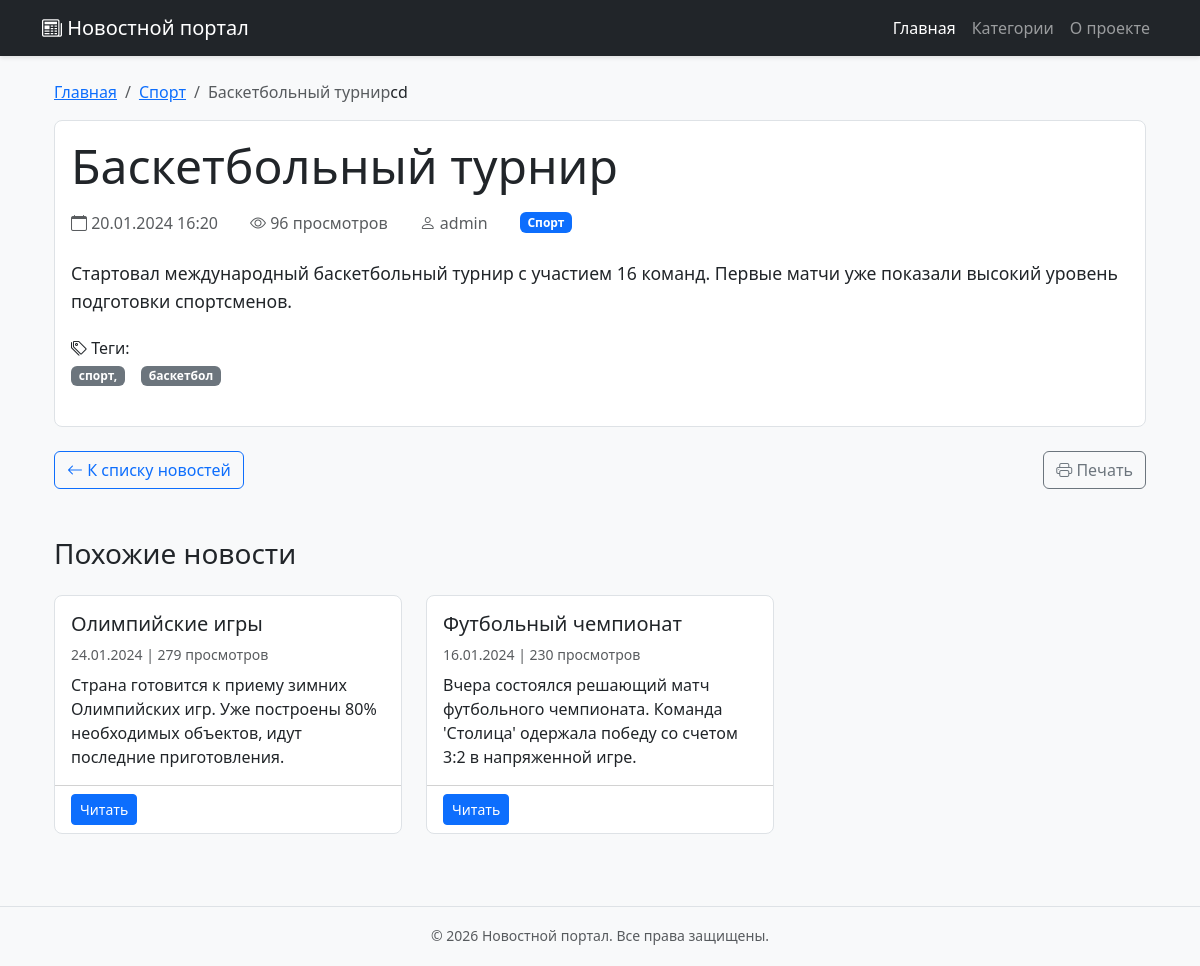
Before: /news/news/6/ with the older database file.
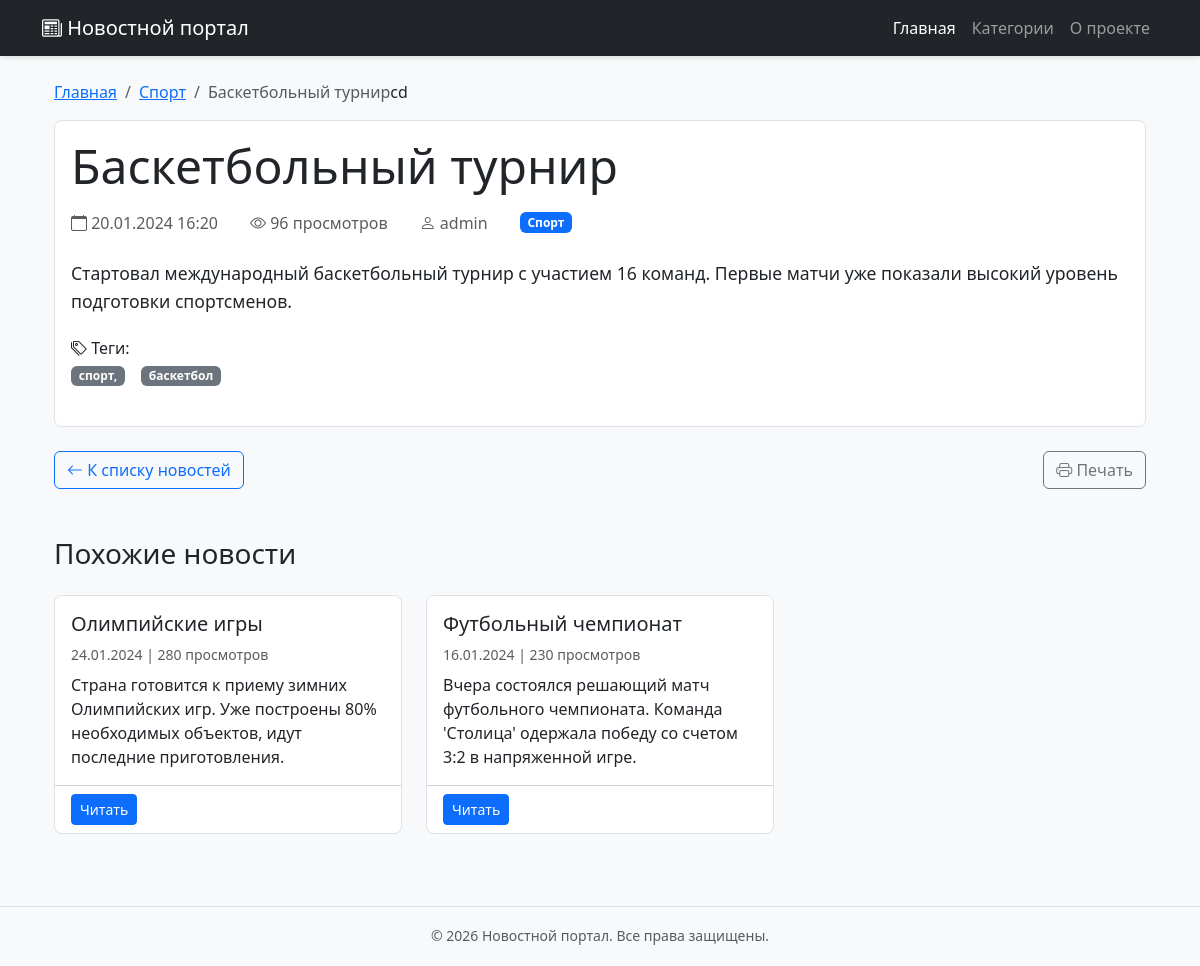
After: the same page with the newer database file.
### news/models.py (models this page shows, shortened)
class News(models.Model):
    DRAFT = 'draft'
    PUBLISHED = 'published'
    ARCHIVED = 'archived'
    STATUS_CHOICES = [
        (DRAFT, 'Черновик'),
        (PUBLISHED, 'Опубликовано'),
        (ARCHIVED, 'В архиве'),
    ]
    title = models.CharField(max_length=200, verbose_name='Заголовок')
    slug = models.SlugField(max_length=200, unique=True, verbose_name='URL-адрес')
    content = models.TextField(verbose_name='Содержание')
    short_description = models.TextField(max_length=500, verbose_name='Краткое описание', blank=True)
    category = models.ForeignKey(
        Category,
        on_delete=models.CASCADE,
        related_name='news',
        verbose_name='Категория'
    )
    author = models.ForeignKey(
        User,
        on_delete=models.CASCADE,
        related_name='news',
        verbose_name='Автор'
    )
    status = models.CharField(
        max_length=20,
        choices=STATUS_CHOICES,
        default=DRAFT,
        verbose_name='Статус'
    )
    created_at = models.DateTimeField(auto_now_add=True, verbose_name='Дата создания')
    updated_at = models.DateTimeField(auto_now=True, verbose_name='Дата обновления')
    published_at = models.DateTimeField(blank=True, null=True, verbose_name='Дата публикации')
    image = models.ImageField(
        upload_to='news/images/%Y/%m/%d/',
        verbose_name='Изображение',
        blank=True,
        null=True
    )
    views = models.PositiveIntegerField(default=0, verbose_name='Количество просмотров')
    tags = models.CharField(max_length=200, verbose_name='Теги', blank=True)
    meta_title = models.CharField(max_length=200, verbose_name='Meta заголовок', blank=True)
    meta_description = models.TextField(verbose_name='Meta описание', blank=True)
    class Meta:
        verbose_name = 'Новость'
        verbose_name_plural = 'Новости'
        ordering = ['-created_at']
        indexes = [
            models.Index(fields=['-created_at']),
            models.Index(fields=['status']),
            models.Index(fields=['category']),
        ]
    def save(self, *args, **kwargs):
        if self.status == self.PUBLISHED and not self.published_at:
            from django.utils import timezone
            self.published_at = timezone.now()
        elif self.status != self.PUBLISHED:
            self.published_at = None
        super().save(*args, **kwargs)

### news/views.py (the view)
# urls.py: path('news/<int:news_id>/', views.news_detail, name='news_detail'),
def news_detail(request, news_id):
    try:
        news_item = get_object_or_404(News, id=news_id, status='published')
        news_item.views += 1
        news_item.save(update_fields=['views'])
        related_news = News.objects.filter(
            category=news_item.category,
            status='published'
        ).exclude(id=news_id).order_by('-created_at')[:3]
        context = {
            'news': news_item,
            'title': news_item.title,
            'related_news': related_news,
        }
        return render(request, 'news/news_detail.html', context)
    except News.DoesNotExist:
        raise Http404("Новость не найдена")

### news/templates/news/news_detail.html (shortened to what this page needs)
{% extends 'news/base.html' %}
{% load static %}
{% block content %}
<div class="container mt-4">
    <nav aria-label="breadcrumb">
        <ol class="breadcrumb">
            <li class="breadcrumb-item"><a href="{% url 'index' %}">Главная</a></li>
            <li class="breadcrumb-item"><a href="#">{{ news.category.name }}</a></li>
            <li class="breadcrumb-item active">{{ news.title|truncatechars:30 }}</li>
        cd
    </nav>
    <div class="card mb-4">
        <div class="card-body">
            <h1 class="card-title display-5 mb-3">{{ news.title }}</h1>
            <div class="d-flex flex-wrap align-items-center gap-3 mb-4 text-muted">
                <span><i class="bi bi-calendar"></i> {{ news.created_at|date:"d.m.Y H:i" }}</span>
                <span><i class="bi bi-eye"></i> {{ news.views }} просмотров</span>
                <span><i class="bi bi-person"></i> {{ news.author.username|default:"admin" }}</span>
                <span class="badge bg-primary">{{ news.category.name }}</span>
            </div>
            <div class="news-content mb-4">
                {{ news.content|linebreaks }}
            </div>
            {% if news.tags %}
            <div class="mb-4">
                <h6><i class="bi bi-tags"></i> Теги:</h6>
                <div class="d-flex flex-wrap gap-2">
                    {% for tag in news.tags.split %}
                    <span class="badge bg-secondary">{{ tag }}</span>
                    {% endfor %}
                </div>
            </div>
            {% endif %}
        </div>
    </div>
    <div class="d-flex justify-content-between mb-5">
        <a href="{% url 'index' %}" class="btn btn-outline-primary">
            <i class="bi bi-arrow-left"></i> К списку новостей
        </a>
        <button class="btn btn-outline-secondary" onclick="window.print()">
            <i class="bi bi-printer"></i> Печать
        </button>
    </div>
    {% if related_news %}
    <div class="mb-5">
        <h3 class="mb-4">Похожие новости</h3>
        <div class="row">
            {% for related in related_news %}
            <div class="col-md-6 col-lg-4 mb-4">
                <div class="card h-100">
                    <div class="card-body">
                        <h5 class="card-title">{{ related.title }}</h5>
                        <p class="card-text text-muted small mb-2">
                            {{ related.created_at|date:"d.m.Y" }} | {{ related.views }} просмотров
                        </p>
                        <p class="card-text">{{ related.content|truncatewords:20 }}</p>
                    </div>
                    <div class="card-footer bg-transparent">
                        <a href="{% url 'news_detail' related.id %}" class="btn btn-primary btn-sm">Читать</a>
                    </div>
                </div>
            </div>
            {% endfor %}
        </div>
    </div>
    {% endif %}
</div>
<link rel="stylesheet" href="https://cdn.jsdelivr.net/npm/bootstrap-icons@1.11.1/font/bootstrap-icons.css">
{% endblock %}

Changed rows visible on the page:
changed News "Олимпийские игры": views "279" → "280"
